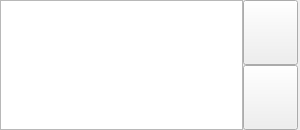
      <widget class="QWidget" name="messageWidget" native="true">
       <property name="sizePolicy">
        <sizepolicy hsizetype="Minimum" vsizetype="Minimum">
         <horstretch>0</horstretch>
         <verstretch>0</verstretch>
        </sizepolicy>
       </property>
       <property name="minimumSize">
        <size>
         <width>300</width>
         <height>130</height>
        </size>
       </property>
       <layout class="QHBoxLayout" name="horizontalLayout_2">
        <property name="spacing">
         <number>0</number>
        </property>
        <property name="leftMargin">
         <number>0</number>
        </property>
        <property name="topMargin">
         <number>0</number>
        </property>
        <property name="rightMargin">
         <number>0</number>
        </property>
        <property name="bottomMargin">
         <number>0</number>
        </property>
        <item>
         <widget class="QTextBrowser" name="messageBrowser">
          <property name="sizePolicy">
           <sizepolicy hsizetype="Minimum" vsizetype="Minimum">
            <horstretch>0</horstretch>
            <verstretch>0</verstretch>
           </sizepolicy>
          </property>
          <property name="minimumSize">
           <size>
            <width>243</width>
            <height>130</height>
           </size>
          </property>
          <property name="maximumSize">
           <size>
            <width>243</width>
            <height>130</height>
           </size>
          </property>
          <property name="font">
           <font>
            <pointsize>20</pointsize>
            <underline>false</underline>
           </font>
          </property>
          <property name="lineWidth">
           <number>1</number>
          </property>
          <property name="verticalScrollBarPolicy">
           <enum>Qt::ScrollBarAlwaysOff</enum>
          </property>
          <property name="horizontalScrollBarPolicy">
           <enum>Qt::ScrollBarAlwaysOff</enum>
          </property>
          <property name="lineWrapColumnOrWidth">
           <number>0</number>
          </property>
          <property name="html">
           <string>&lt;!DOCTYPE HTML PUBLIC &quot;-//W3C//DTD HTML 4.0//EN&quot; &quot;http://www.w3.org/TR/REC-html40/strict.dtd&quot;&gt;
&lt;html&gt;&lt;head&gt;&lt;meta name=&quot;qrichtext&quot; content=&quot;1&quot; /&gt;&lt;style type=&quot;text/css&quot;&gt;
p, li { white-space: pre-wrap; }
&lt;/style&gt;&lt;/head&gt;&lt;body style=&quot; font-family:'Ubuntu'; font-size:20pt; font-weight:400; font-style:normal;&quot;&gt;
&lt;p style=&quot;-qt-paragraph-type:empty; margin-top:0px; margin-bottom:0px; margin-left:0px; margin-right:0px; -qt-block-indent:0; text-indent:0px;&quot;&gt;&lt;br /&gt;&lt;/p&gt;&lt;/body&gt;&lt;/html&gt;</string>
          </property>
          <property name="textInteractionFlags">
           <set>Qt::NoTextInteraction</set>
          </property>
          <property name="openLinks">
           <bool>false</bool>
          </property>
         </widget>
        </item>
        <item>
         <layout class="QVBoxLayout" name="verticalLayout_2">
          <property name="spacing">
           <number>0</number>
          </property>
          <item>
           <widget class="QPushButton" name="messageUpBtn">
            <property name="sizePolicy">
             <sizepolicy hsizetype="Minimum" vsizetype="Minimum">
              <horstretch>0</horstretch>
              <verstretch>0</verstretch>
             </sizepolicy>
            </property>
            <property name="minimumSize">
             <size>
              <width>55</width>
              <height>65</height>
             </size>
            </property>
            <property name="maximumSize">
             <size>
              <width>55</width>
              <height>65</height>
             </size>
            </property>
            <property name="text">
             <string/>
            </property>
           </widget>
          </item>
          <item>
           <widget class="QPushButton" name="messageDownBtn">
            <property name="sizePolicy">
             <sizepolicy hsizetype="Minimum" vsizetype="Minimum">
              <horstretch>0</horstretch>
              <verstretch>0</verstretch>
             </sizepolicy>
            </property>
            <property name="minimumSize">
             <size>
              <width>55</width>
              <height>65</height>
             </size>
            </property>
            <property name="maximumSize">
             <size>
              <width>55</width>
              <height>65</height>
             </size>
            </property>
            <property name="text">
             <string/>
            </property>
           </widget>
          </item>
         </layout>
        </item>
       </layout>
      </widget>
